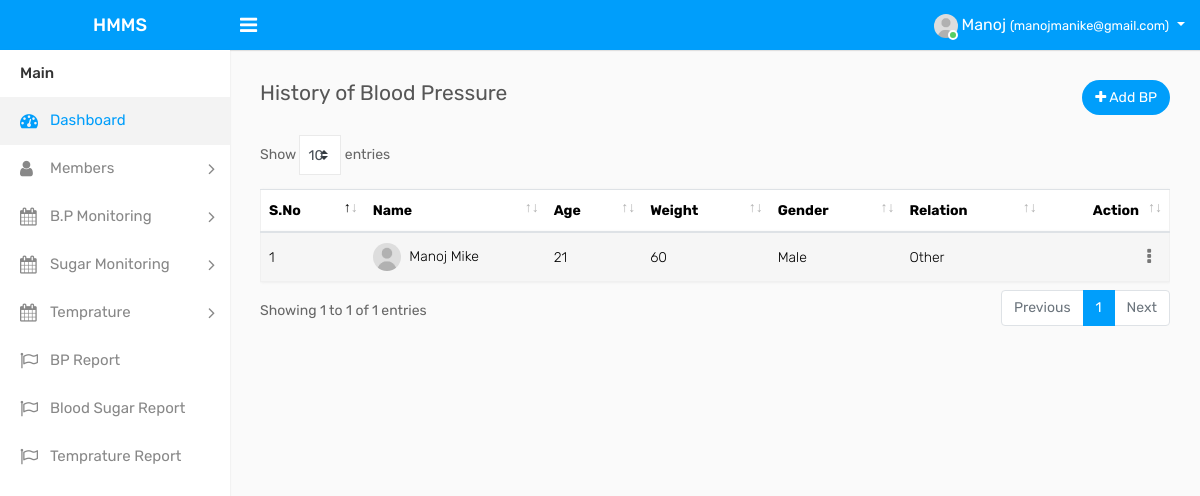
The page /user/history-bp.php (signed in) on the database its author committed.
### tables this page shows
CREATE TABLE `tbluser` (
  `ID` int(10) NOT NULL,
  `FullName` varchar(200) DEFAULT NULL,
  `MobileNumber` bigint(10) DEFAULT NULL,
  `Email` varchar(200) DEFAULT NULL,
  `Password` varchar(200) DEFAULT NULL,
  `RegDate` timestamp NULL DEFAULT current_timestamp()
);

CREATE TABLE `tblmember` (
  `ID` int(10) NOT NULL,
  `UserID` int(5) NOT NULL,
  `FullName` varchar(200) DEFAULT NULL,
  `Gender` varchar(50) DEFAULT NULL,
  `Age` int(5) DEFAULT NULL,
  `Weight` varchar(50) DEFAULT NULL,
  `Relation` varchar(45) DEFAULT NULL,
  `CreationDate` timestamp NULL DEFAULT current_timestamp()
);

### user/history-bp.php (the view, shortened to what this page needs)
<?php
include('includes/dbconnection.php');
if (strlen($_SESSION['hmmsuid']==0)) {
  header('location:logout.php');
  } else{
?>
<!DOCTYPE html>
<html lang="en">
<head>
    <link rel="stylesheet" type="text/css" href="assets/css/bootstrap.min.css">
    <link rel="stylesheet" type="text/css" href="assets/css/font-awesome.min.css">
    <link rel="stylesheet" type="text/css" href="assets/css/select2.min.css">
    <link rel="stylesheet" type="text/css" href="assets/css/dataTables.bootstrap4.min.css">
    <link rel="stylesheet" type="text/css" href="assets/css/bootstrap-datetimepicker.min.css">
    <link rel="stylesheet" type="text/css" href="assets/css/style.css">
</head>
<body>
    <div class="main-wrapper">
   <?php include_once('includes/header.php');?>
        <?php include_once('includes/sidebar.php');?>
        <div class="page-wrapper">
            <div class="content">
                <div class="row">
                    <div class="col-sm-4 col-3">
                        <h4 class="page-title">History of Blood Pressure</h4>
                    </div>
                    <div class="col-sm-8 col-9 text-right m-b-20">
                        <a href="add-bp.php" class="btn btn btn-primary btn-rounded float-right"><i class="fa fa-plus"></i> Add BP</a>
                    </div>
                </div>
				<div class="row">
					<div class="col-md-12">
						<div class="table-responsive">
							<table class="table table-border table-striped custom-table datatable mb-0">
								<thead>
									<tr>
                                        <th>S.No</th>
										<th>Name</th>
										<th>Age</th>
										<th>Weight</th>
										<th>Gender</th>
										<th>Relation</th>
										<th class="text-right">Action</th>
									</tr>
								</thead>
								<tbody>
                                    <?php
$uid = $_SESSION['hmmsuid'];
$sql="SELECT * from tblmember where UserID=:uid";
$query = $dbh -> prepare($sql);
$query->bindParam(':uid',$uid,PDO::PARAM_STR);
$query->execute();
$results=$query->fetchAll(PDO::FETCH_OBJ);
$cnt=1;
if($query->rowCount() > 0)
{
foreach($results as $row)
{               ?>
									<tr>
                                        <td><?php echo htmlentities($cnt);?></td>
										<td><img width="28" height="28" src="assets/img/user.jpg" class="rounded-circle m-r-5" alt=""> <?php  echo htmlentities($row->FullName);?></td>
										<td><?php  echo htmlentities($row->Age);?></td>
										<td><?php  echo htmlentities($row->Weight);?></td>
										<td><?php  echo htmlentities($row->Gender);?></td>
										<td><?php  echo htmlentities($row->Relation);?></td>
										<td class="text-right">
											<div class="dropdown dropdown-action">
												<a href="#" class="action-icon dropdown-toggle" data-toggle="dropdown" aria-expanded="false"><i class="fa fa-ellipsis-v"></i></a>
											</div>
										</td>
									</tr>
						<?php $cnt=$cnt+1;}} ?>
								</tbody>
							</table>
						</div>
					</div>
                </div>
            </div>
        </div>
    </div>
</body>
</html><?php }  ?>

### user/includes/header.php (shortened to what this page needs)
<div class="header">
      <div class="header-left">
        <a href="dashboard.php" class="logo">
          <span>HMMS</span>
        </a>
      </div>
      <a id="toggle_btn" href="javascript:void(0);"><i class="fa fa-bars"></i></a>
            <ul class="nav user-menu float-right">
                <li class="nav-item dropdown has-arrow">
                    <a href="#" class="dropdown-toggle nav-link user-link" data-toggle="dropdown">
                        <span class="user-img">
              <img class="rounded-circle" src="assets/img/user.jpg" width="24" alt="Admin">
              <span class="status online"></span>
            </span>
            <?php
$uid=$_SESSION['hmmsuid'];
$sql="SELECT FullName,Email from  tbluser where ID=:uid";
$query = $dbh -> prepare($sql);
$query->bindParam(':uid',$uid,PDO::PARAM_STR);
$query->execute();
$results=$query->fetchAll(PDO::FETCH_OBJ);
$cnt=1;
if($query->rowCount() > 0)
{
foreach($results as $row)
{               ?>
            <span><?php  echo $row->FullName;?></span>
            <small>(<?php  echo $row->Email;?>)</small><?php $cnt=$cnt+1;}} ?>
                    </a>
                </li>
            </ul>
        </div>

### rows shown on the page
tbluser: FullName "Manoj", Email "manojmanike@gmail.com"
tblmember: FullName "Manoj Mike", Age "21", Weight "60", Gender "Male", Relation "Other"
